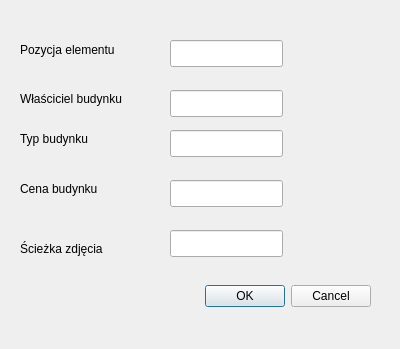
<?xml version="1.0" encoding="UTF-8"?>
<ui version="4.0">
 <class>AddNodeQT</class>
 <widget class="QDialog" name="AddNodeQT">
  <property name="geometry">
   <rect>
    <x>0</x>
    <y>0</y>
    <width>400</width>
    <height>349</height>
   </rect>
  </property>
  <property name="windowTitle">
   <string>Dialog</string>
  </property>
  <widget class="QDialogButtonBox" name="buttonBox">
   <property name="geometry">
    <rect>
     <x>30</x>
     <y>280</y>
     <width>341</width>
     <height>32</height>
    </rect>
   </property>
   <property name="orientation">
    <enum>Qt::Horizontal</enum>
   </property>
   <property name="standardButtons">
    <set>QDialogButtonBox::Cancel|QDialogButtonBox::Ok</set>
   </property>
  </widget>
  <widget class="QLineEdit" name="lineEdit">
   <property name="geometry">
    <rect>
     <x>170</x>
     <y>40</y>
     <width>113</width>
     <height>27</height>
    </rect>
   </property>
  </widget>
  <widget class="QLineEdit" name="lineEdit_2">
   <property name="geometry">
    <rect>
     <x>170</x>
     <y>90</y>
     <width>113</width>
     <height>27</height>
    </rect>
   </property>
  </widget>
  <widget class="QLineEdit" name="lineEdit_3">
   <property name="geometry">
    <rect>
     <x>170</x>
     <y>130</y>
     <width>113</width>
     <height>27</height>
    </rect>
   </property>
  </widget>
  <widget class="QLabel" name="label">
   <property name="geometry">
    <rect>
     <x>20</x>
     <y>40</y>
     <width>121</width>
     <height>20</height>
    </rect>
   </property>
   <property name="text">
    <string>Pozycja elementu</string>
   </property>
  </widget>
  <widget class="QLabel" name="label_2">
   <property name="geometry">
    <rect>
     <x>20</x>
     <y>90</y>
     <width>141</width>
     <height>17</height>
    </rect>
   </property>
   <property name="text">
    <string>Właściciel budynku</string>
   </property>
  </widget>
  <widget class="QLabel" name="label_3">
   <property name="geometry">
    <rect>
     <x>20</x>
     <y>130</y>
     <width>111</width>
     <height>17</height>
    </rect>
   </property>
   <property name="text">
    <string>Typ budynku</string>
   </property>
  </widget>
  <widget class="QLabel" name="label_4">
   <property name="geometry">
    <rect>
     <x>20</x>
     <y>180</y>
     <width>111</width>
     <height>17</height>
    </rect>
   </property>
   <property name="text">
    <string>Cena budynku</string>
   </property>
  </widget>
  <widget class="QLineEdit" name="lineEdit_4">
   <property name="geometry">
    <rect>
     <x>170</x>
     <y>180</y>
     <width>113</width>
     <height>27</height>
    </rect>
   </property>
  </widget>
  <widget class="QLabel" name="label_5">
   <property name="geometry">
    <rect>
     <x>20</x>
     <y>240</y>
     <width>111</width>
     <height>17</height>
    </rect>
   </property>
   <property name="text">
    <string>Ścieżka zdjęcia</string>
   </property>
  </widget>
  <widget class="QLineEdit" name="lineEdit_5">
   <property name="geometry">
    <rect>
     <x>170</x>
     <y>230</y>
     <width>113</width>
     <height>27</height>
    </rect>
   </property>
  </widget>
 </widget>
 <resources/>
 <connections/>
</ui>
